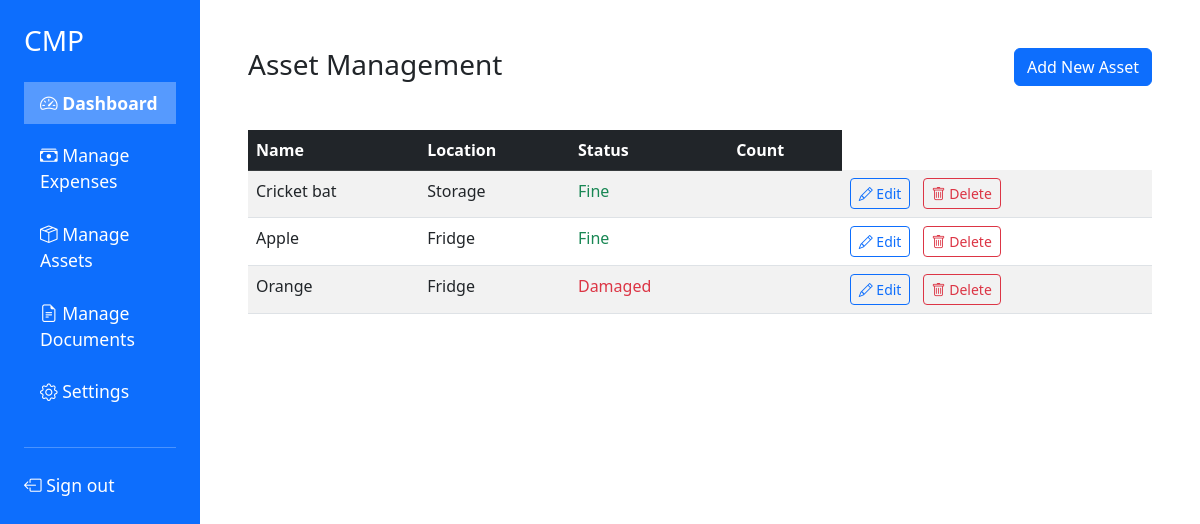
The app's page /assets (signed in), older data.
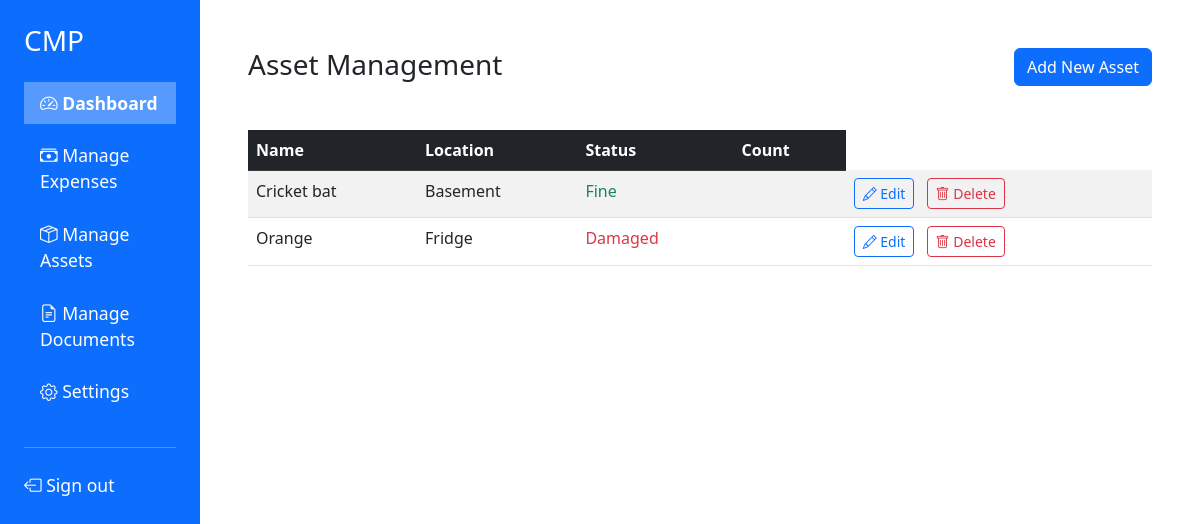
The same page, newer data.
### src/models.py (models this page shows)
class Asset(db.Model):
    id = db.Column(db.Integer, primary_key=True)
    name = db.Column(db.String(100), nullable=False)
    location = db.Column(db.String(100), default='Storage')
    status = db.Column(db.String(100), default='Fine')
    count = db.Column(db.Integer, nullable=False)

### src/app.py (the view)
@app.route('/assets', methods=['GET'])
@app.route('/assets/<id>', methods=['GET'])
def assets_get(id=None):
    if not session.get("username"):
        return redirect("/login")
    if id:
        asset = Asset.query.get(id)
        return jsonify({
            "id": asset.id,
            "name": asset.name,
            "location": asset.location,
            "status": asset.status,
            "count": asset.count
        })
    else:
        assets = Asset.query.all()
        asset_status_options = [status.value.removeprefix("AssetStatus.") for status in AssetStatus]
        return render_template('assets.html', assets=assets, asset_status_options=asset_status_options)

### src/templates/assets.html (shortened to what this page needs)
{% extends "base.html" %}
{% block content %}
<div class="row g-2 mb-4">
    <div class ="col-md-6">
        <h2 class="h3 mb-4">Asset Management</h2>
    </div>
    <div class ="col-md-6 text-end">
        <button class="btn btn-primary mb-3" type="button" data-bs-toggle="modal" data-bs-target="#addAssetModal">Add New Asset</button>
    </div>
</div>
<table class="table table-striped table-hover">
    <thead class="table-dark">
        <tr>
            <th scope="col">Name</th>
            <th scope="col">Location</th>
            <th scope="col">Status</th>
            <th scope="col">Count</th>
        </tr>
    </thead>
    <tbody>
        {% for asset in assets %}
        <tr>
            <td>{{ asset.name }}</td>
            <td>{{ asset.location }}</td>
            <td>
                {% if asset.status == 'Damaged' %}
                <span class="text-danger">{{asset.status}}</span>
                {% elif asset.status == 'Lost' %}
                <span class="text-danger">{{asset.status}}</span>
                {% else %}
                <span class="text-success">{{asset.status}}</span>
                {% endif %}
            </td>
            <td>
            </td>
            <td>
                <button class="btn btn-sm btn-outline-primary me-2"
                    data-bs-toggle="modal"
                    data-bs-target="#editAssetModal"
                    data-id="{{ asset.id }}"
                    data-name="{{ asset.name }}"
                    data-location="{{ asset.location }}"
                    data-status="{{ asset.status }}"
                    data-count="{{ asset.count }}">
                    <i class="bi bi-pencil"></i>
                    Edit
                </button>
                <form action="/assets/delete" method="post" style="display:inline;">
                    <button class="btn btn-sm btn-outline-danger me-2"
                        onclick="return confirm('Delete this item?')">
                        <i class="bi bi-trash"></i>
                        Delete
                    </button>
                </form>
            </td>
        </tr>
        {% else %}
        <tr>
            <td colspan="6" class="text-center">No assets recorded.</td>
        </tr>
        {% endfor %}
    </tbody>
</table>
{% endblock %}

### src/templates/base.html (shortened to what this page needs)
<!DOCTYPE html>
<html lang="en">
<head>
    <link href="https://cdn.jsdelivr.net/npm/bootstrap@5.3.0/dist/css/bootstrap.min.css" rel="stylesheet">
    <link rel="stylesheet" href="https://cdn.jsdelivr.net/npm/bootstrap-icons@1.10.0/font/bootstrap-icons.css">
</head>
<body>
<div class="container-fluid">
    <div class="row">
        <div class="col-md-3 col-lg-2 sidebar p-4">
            <h3 class="text-white mb-4">CMP</h3>
            <ul class="nav flex-column">
                <li class="nav-item">
                    <a class="nav-link active" href="/dashboard">
                        <i class="bi bi-speedometer2"></i> Dashboard
                    </a>
                </li>
                <li class="nav-item">
                    <a class="nav-link" href="/expenses">
                        <i class="bi bi-cash-stack"></i> Manage Expenses
                    </a>
                </li>
                <li class="nav-item">
                    <a class="nav-link" href="/assets">
                        <i class="bi bi-box-seam"></i> Manage Assets
                    </a>
                </li>
                <li class="nav-item">
                    <a class="nav-link" href="/documents">
                        <i class="bi bi-file-earmark-text"></i> Manage Documents
                    </a>
                </li>
                <li class="nav-item">
                    <a class="nav-link" href="/settings">
                        <i class="bi bi-gear"></i> Settings
                    </a>
                </li>
            </ul>
            <hr class="text-white my-4">
            <a class="nav-link" href="/logout">
                <i class="bi bi-box-arrow-left"></i> Sign out
            </a>
        </div>
        <div class="col-md-9 col-lg-10 p-5">
            {% block content %}{% endblock %}
        </div>
    </div>
</div>
</body>
</html>

### src/templates/base.html (style rules this page uses)
.sidebar { min-height: 100vh; background-color: #0d6efd; }
.nav-link { color: white; font-size: 1.1rem; margin-bottom: 10px; }
.nav-link.active { font-weight: bold; background-color: rgba(255, 255, 255, 0.3); }

Row changes from the older to the newer data that the page shows:
removed Asset: name "Apple", location "Fridge", status "Fine"
changed Asset "Cricket bat": location "Storage" → "Basement"
